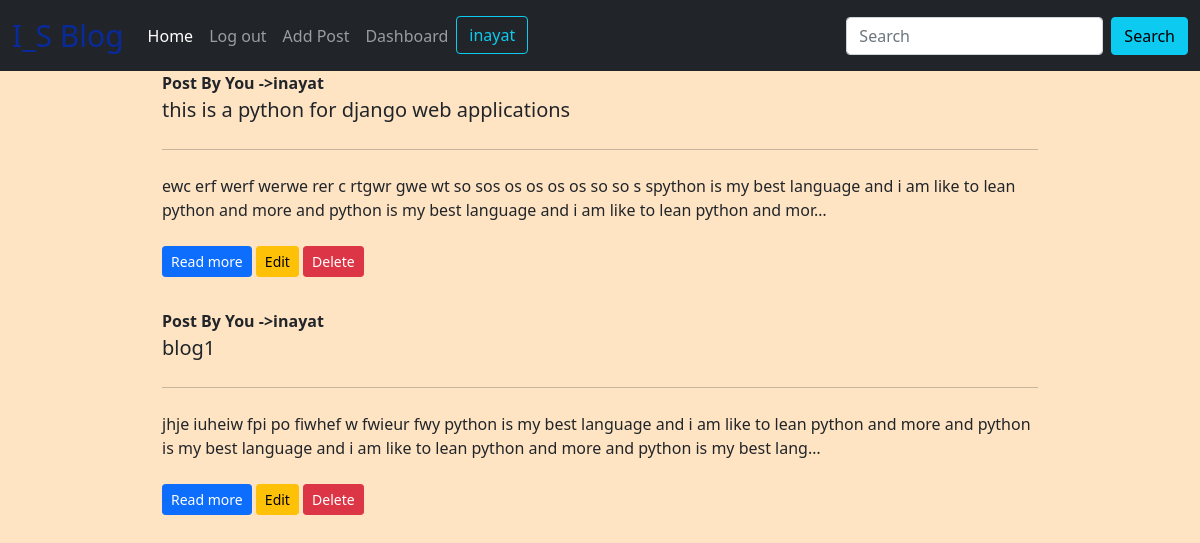
Screenshot of /showpost/ (signed in) with the database file from the repository.
### blog/models.py (models this page shows)
class POST(models.Model):
    user = models.ForeignKey(User,on_delete=models.CASCADE)
    title = models.CharField(max_length=50)
    post = models.TextField(max_length=1000)
    date = models.DateTimeField(auto_now_add=True)

### blog/views.py (the view)
# urls.py: path('showpost/',views.show_post,name='showpost'),
def show_post(request):
    print(request.user)
    user = request.user
    print(user)
    if not request.user.is_authenticated:
        print("if  ",request.user)
        return redirect('singin')
    else:
        dt =POST.objects.filter(user=request.user)
        return render(request, 'showpost.html', {'post': dt})

### blog/templates/showpost.html (shortened to what this page needs)
{% extends 'base.html' %}
{% block body %}
{% if post %}
{% for td in post %}
<div class="container col-md-9">
<div class="jumbotron">
  <b><h7 class="display-7">Post By You ->{{ td.user}}</h7></b>
  <p class="lead"><b>{{ td.title }}</b></p>
  <hr class="my-4">
  <p>{{td.post|truncatechars:200}}</p>
<a class="btn btn-primary btn-sm" href="{% url 'test' td.id %}" >Read more</a>
  <a href="{% url 'update' td.id %}" class="btn btn-warning btn-sm">Edit</a>
            <form method="post" action="{% url 'delete' td.id %}" class="d-inline">
                <input type="submit" class="btn btn-danger btn-sm my-2 " value="Delete">
            </form>
</div>
<br>
    </div>
{% endfor %}
{% else %}
<div class="container">
    <h3>You Have NO Any Post</h3>
</div>
{% endif %}
{% endblock body %}

### blog/templates/base.html (shortened to what this page needs)
<!doctype html>
<html lang="en">
  <head>
    <link href="https://cdn.jsdelivr.net/npm/bootstrap@5.1.0/dist/css/bootstrap.min.css" rel="stylesheet">
  </head>
  <body>
<nav class="navbar navbar-expand-lg navbar-dark bg-dark">
  <div class="container-fluid">
    <a class="navbar-brand my-0" style="font-size:30px; color:#092a9b;" href="/"> I_S Blog </a>
    <div class="collapse navbar-collapse" id="navbarSupportedContent">
      <ul class="navbar-nav me-auto mb-2 mb-lg-0">
        <li class="nav-item">
          <a class="nav-link active" aria-current="page" href="/">Home</a>
        </li>
        {% if user.is_authenticated %}
        <li class="nav-item">
          <a class="nav-link" href="{% url 'logout' %}">Log out</a>
        </li>
        <li class="nav-item">
                <a class="nav-link"  href="{% url 'post' %}">Add Post</a>
              </li>
          <a class="nav-link " aria-current="page" href="{% url 'showpost' %}">Dashboard</a>
              <li class="nav-item">
                <a class="btn btn-outline-info">{{user}}</a>
              </li>
              {% endif %}
      </ul>
      <form class="d-flex" action="{% url 'search' %}" method="get">
        <input class="form-control me-2" type="search" placeholder="Search" aria-label="Search" name="search" required>
        <button class="btn btn-info" type="submit">Search</button>
      </form>
    </div>
  </div>
</nav>
      {% block body %}
      {% endblock body %}
  </body>
</html>

### blog/templates/base.html (style rules this page uses)
body { background-color: bisque; }

### rows the page displays
POST: user "inayat", title "this is a python for django web applications", post "ewc erf werf werwe rer c rtgwr gwe wt so sos os os os os so so s spython is my best language and i am like to lean python and more and python is my best language and i am like to lean python and mor…"
POST: user "inayat", title "blog1", post "jhje iuheiw fpi po fiwhef w fwieur fwy python is my best language and i am like to lean python and more and python is my best language and i am like to lean python and more and python is my best lang…"

### other values shown
{{ user }} "inayat"
